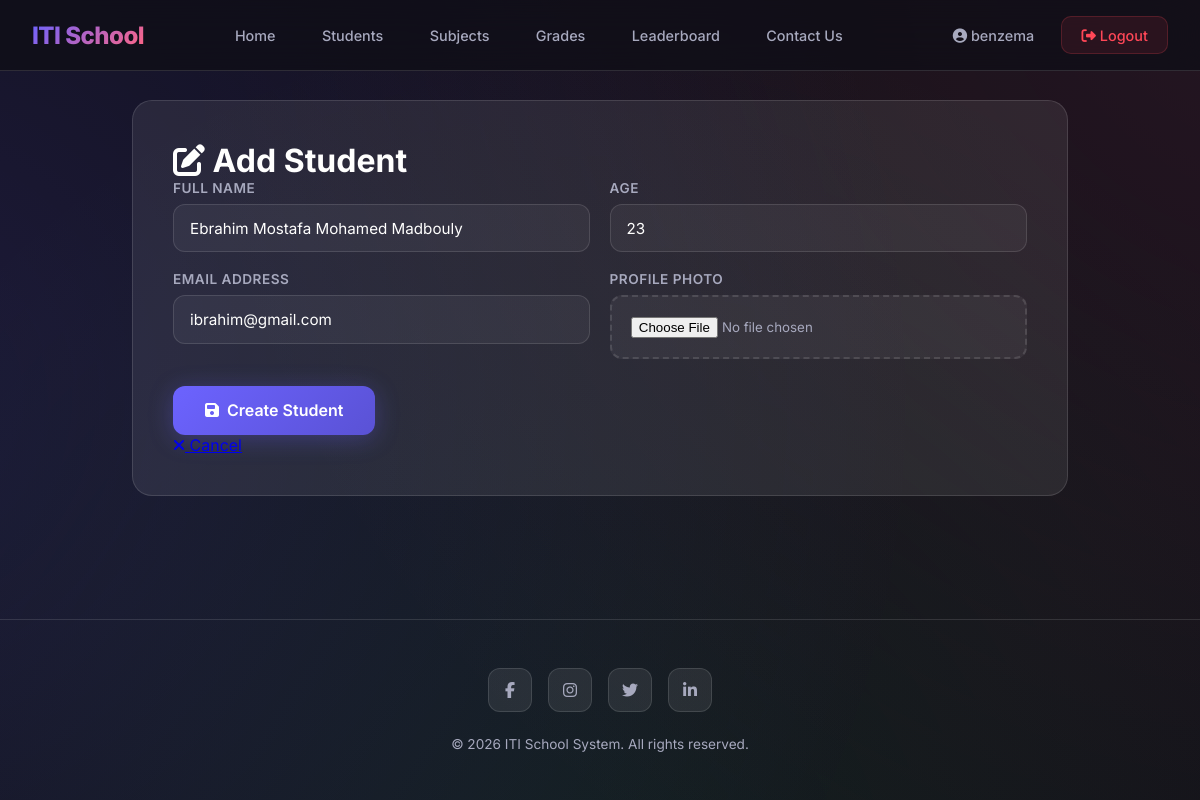
The page /students/3/edit/ (signed in) on the database its author committed.
### school/models.py (models this page shows, shortened)
class Student(models.Model):
    name = models.CharField(max_length=100)
    age = models.IntegerField()
    email = models.EmailField(unique=True)
    image = models.ImageField(upload_to="students/")
    date_added = models.DateTimeField(auto_now_add=True)

### school/views.py (the view, shortened to what this page needs)
# urls.py: path("students/<int:id>/edit/", student_edit, name="student_edit"),
@login_required
def student_edit(request, id):
    student = get_object_or_404(Student, id=id)
    return render(request, "student_edit.html", {"student": student})

### school/templates/student_edit.html (shortened to what this page needs)
{% extends 'base.html' %}
{% load static %}
{% block extra_css %}
<link rel="stylesheet" href="{% static 'css/students.css' %}">
{% endblock %}
{% block content %}
<div class="main">
  <div class="form-card">
    <h1><i class="fa-solid fa-edit"></i> {% if is_edit %}Edit{% else %}Add{% endif %} Student</h1>
    <form method="post" enctype="multipart/form-data">
      <div class="form-grid">
        <div class="form-group">
          <label for="name">Full Name</label>
          <input type="text" id="name" name="name" placeholder="Enter student name"
            value="{{ student.name|default:'' }}" required>
        </div>
        <div class="form-group">
          <label for="age">Age</label>
          <input type="number" id="age" name="age" placeholder="Enter age" value="{{ student.age|default:'' }}"
            required>
        </div>
        <div class="form-group">
          <label for="email">Email Address</label>
          <input type="email" id="email" name="email" placeholder="student@email.com"
            value="{{ student.email|default:'' }}" required>
        </div>
        <div class="form-group">
          <label for="image">Profile Photo</label>
          <input type="file" id="image" name="image" accept="image/*">
        </div>
        <div class="button-group">
          <button type="submit" class="btn-submit">
            <i class="fa-solid fa-save"></i> {% if is_edit %}Update{% else %}Create{% endif %} Student
          </button>
          <a href="{% url 'students' %}" class="btn-cancel">
            <i class="fa-solid fa-times"></i> Cancel
          </a>
        </div>
      </div>
    </form>
  </div>
</div>
{% endblock %}

### templates/base.html (shortened to what this page needs)
<!DOCTYPE html>
<html lang="en">
<head>
    <link rel="stylesheet" href="https://cdnjs.cloudflare.com/ajax/libs/font-awesome/6.5.1/css/all.min.css">
    {% load static %}
    <link rel="stylesheet" href="{% static 'css/base.css' %}">
</head>
<body>
    <nav class="navbar">
        <div class="nav-content">
            <a href="{% url 'home' %}" class="nav-logo">ITI School</a>
            <ul class="nav-links" id="navLinks">
                <li><a href="{% url 'home' %}"
                        class="{% if request.resolver_match.url_name == 'home' %}active{% endif %}">Home</a></li>
                <li><a href="{% url 'students' %}"
                        class="{% if request.resolver_match.url_name == 'students' %}active{% endif %}">Students</a>
                </li>
                <li><a href="{% url 'subjects' %}"
                        class="{% if request.resolver_match.url_name == 'subjects' %}active{% endif %}">Subjects</a>
                </li>
                <li><a href="{% url 'grades' %}"
                        class="{% if request.resolver_match.url_name == 'grades' %}active{% endif %}">Grades</a></li>
                <li><a href="{% url 'leaderboard' %}"
                        class="{% if request.resolver_match.url_name == 'leaderboard' %}active{% endif %}">Leaderboard</a>
                </li>
                <li><a href="{% url 'contact' %}"
                        class="{% if request.resolver_match.url_name == 'contact' %}active{% endif %}">Contact Us</a>
                </li>
            </ul>
            <div class="nav-auth">
                {% if user.is_authenticated %}
                <a href="{% url 'profile' %}">
                    <i class="fa-solid fa-user-circle"></i> {{ user.username }}
                </a>
                <a href="{% url 'logout' %}" class="logout-btn">
                    <i class="fa-solid fa-sign-out-alt"></i> Logout
                </a>
                {% endif %}
            </div>
        </div>
    </nav>
    <div class="main-wrapper">
        {% block content %}
        {% endblock %}
    </div>
    <footer class="footer">
        <div class="footer-socials">
            <a href="#"><i class="fa-brands fa-facebook-f"></i></a>
            <a href="#"><i class="fa-brands fa-instagram"></i></a>
            <a href="#"><i class="fa-brands fa-twitter"></i></a>
            <a href="#"><i class="fa-brands fa-linkedin-in"></i></a>
        </div>
        <p>&copy; 2026 ITI School System. All rights reserved.</p>
    </footer>
    {% block extra_css %}{% endblock %}
</body>
</html>

### static/css/base.css (style rules this page uses)
:root { --primary: #6C63FF; --primary-dark: #5A52D5; --secondary: #FF6584; --accent: #43E97B; --bg-dark: #0F0E17; --bg-card: rgba(255, 255, 255, 0.05); --text: #FFFFFE; --text-muted: #A7A9BE; --glass: rgba(255, 255, 255, 0.08); --glass-border: rgba(255, 255, 255, 0.12); --danger: #FF4757; --success: #2ED573; }
* { margin: 0; padding: 0; box-sizing: border-box; }
body { font-family: 'Inter', sans-serif; background: var(--bg-dark); color: var(--text); min-height: 100vh; overflow-x: hidden; display: flex; flex-direction: column; }
body::before { content: ''; position: fixed; top: -50%; left: -50%; width: 200%; height: 200%; background: radial-gradient(circle at 20% 50%, rgba(108, 99, 255, 0.15) 0%, transparent 50%), radial-gradient(circle at 80% 20%, rgba(255, 101, 132, 0.1) 0%, transparent 50%), radial-gradient(circle at 50% 80%, rgba(67, 233, 123, 0.08) 0%, transparent 50%); animation: bgFloat 20s ease-in-out infinite; z-index: -1; }
.navbar { position: fixed; top: 0; width: 100%; z-index: 1000; background: rgba(15, 14, 23, 0.8); backdrop-filter: blur(20px); -webkit-backdrop-filter: blur(20px); border-bottom: 1px solid var(--glass-border); padding: 0 2rem; }
.nav-content { max-width: 1200px; margin: 0 auto; display: flex; justify-content: space-between; align-items: center; height: 70px; }
.nav-logo { font-size: 1.5rem; font-weight: 800; background: linear-gradient(135deg, var(--primary), var(--secondary)); -webkit-background-clip: text; -webkit-text-fill-color: transparent; text-decoration: none; letter-spacing: -0.5px; }
.nav-links { display: flex; gap: 0.5rem; list-style: none; }
.nav-links a { color: var(--text-muted); text-decoration: none; padding: 0.6rem 1.2rem; border-radius: 10px; font-weight: 500; font-size: 0.9rem; transition: all 0.3s ease; position: relative; }
.nav-auth { display: flex; gap: 0.5rem; align-items: center; }
.nav-auth a { color: var(--text-muted); text-decoration: none; padding: 0.6rem 1.2rem; border-radius: 10px; font-weight: 500; font-size: 0.9rem; transition: all 0.3s ease; }
.logout-btn { background: rgba(255, 71, 87, 0.1) !important; color: var(--danger) !important; border: 1px solid rgba(255, 71, 87, 0.2); }
.main-wrapper { flex: 1; }
.footer { border-top: 1px solid var(--glass-border); padding: 3rem 2rem; text-align: center; margin-top: auto; }
.footer-socials { display: flex; justify-content: center; gap: 1rem; margin-bottom: 1.5rem; }
.footer-socials a { width: 44px; height: 44px; border-radius: 12px; background: var(--glass); border: 1px solid var(--glass-border); display: flex; align-items: center; justify-content: center; color: var(--text-muted); text-decoration: none; transition: all 0.3s ease; }
.footer p { color: var(--text-muted); font-size: 0.85rem; }

### static/css/students.css (style rules this page uses)
.main { max-width: 1000px; margin: 0 auto; padding: 100px 2rem 4rem; }
.form-card { background: var(--glass); border: 1px solid var(--glass-border); border-radius: 20px; padding: 2.5rem; margin-bottom: 3rem; animation: fadeUp 0.8s ease 0.2s both; }
.form-grid { display: grid; grid-template-columns: 1fr 1fr; gap: 1.2rem; }
.form-group { display: flex; flex-direction: column; }
.form-group label { font-size: 0.85rem; font-weight: 600; color: var(--text-muted); margin-bottom: 0.5rem; text-transform: uppercase; letter-spacing: 0.5px; }
.form-group input[type="text"], .form-group input[type="email"], .form-group input[type="number"] { background: rgba(255, 255, 255, 0.05); border: 1px solid var(--glass-border); border-radius: 12px; padding: 0.85rem 1rem; color: var(--text); font-family: 'Inter', sans-serif; font-size: 0.95rem; transition: all 0.3s ease; outline: none; }
.form-group input[type="file"] { background: rgba(255, 255, 255, 0.05); border: 2px dashed var(--glass-border); border-radius: 12px; padding: 1.2rem; color: var(--text-muted); font-family: 'Inter', sans-serif; cursor: pointer; transition: all 0.3s ease; }
.btn-submit { grid-column: 1 / -1; padding: 0.9rem 2rem; background: linear-gradient(135deg, var(--primary), var(--primary-dark)); color: white; border: none; border-radius: 12px; font-weight: 600; font-size: 1rem; font-family: 'Inter', sans-serif; cursor: pointer; transition: all 0.3s ease; box-shadow: 0 4px 25px rgba(108, 99, 255, 0.3); display: flex; align-items: center; justify-content: center; gap: 0.5rem; margin-top: 0.5rem; }

### rows shown on the page
Student: name "Ebrahim Mostafa Mohamed Madbouly", age "23", email "ibrahim@gmail.com"

### other values the page prints
{{ user.username }} "benzema"
